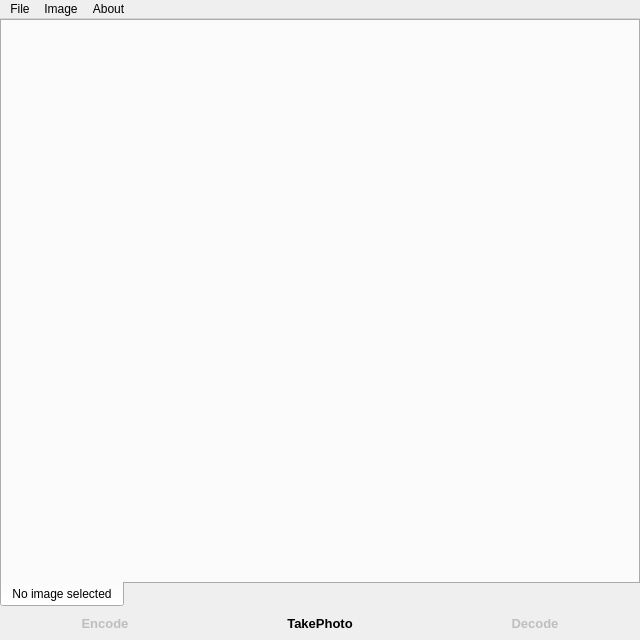
<?xml version="1.0" encoding="UTF-8"?>
<ui version="4.0">
 <class>MainWindow</class>
 <widget class="QMainWindow" name="MainWindow">
  <property name="geometry">
   <rect>
    <x>0</x>
    <y>0</y>
    <width>640</width>
    <height>640</height>
   </rect>
  </property>
  <property name="minimumSize">
   <size>
    <width>325</width>
    <height>350</height>
   </size>
  </property>
  <property name="acceptDrops">
   <bool>true</bool>
  </property>
  <property name="windowTitle">
   <string>HiddenDragon</string>
  </property>
  <property name="windowIcon">
   <iconset resource="../img/hiddendragon.qrc">
    <normaloff>:/icons/linuxzealot.png</normaloff>:/icons/linuxzealot.png</iconset>
  </property>
  <widget class="QWidget" name="centralwidget">
   <layout class="QGridLayout">
    <property name="leftMargin">
     <number>0</number>
    </property>
    <property name="topMargin">
     <number>0</number>
    </property>
    <property name="rightMargin">
     <number>0</number>
    </property>
    <property name="bottomMargin">
     <number>5</number>
    </property>
    <property name="spacing">
     <number>5</number>
    </property>
    <item row="0" column="0" colspan="3">
     <widget class="QTabWidget" name="tabWidget">
      <property name="tabPosition">
       <enum>QTabWidget::South</enum>
      </property>
      <property name="currentIndex">
       <number>0</number>
      </property>
      <property name="elideMode">
       <enum>Qt::ElideNone</enum>
      </property>
      <property name="usesScrollButtons">
       <bool>true</bool>
      </property>
      <widget class="QWidget" name="tab">
       <property name="palette">
        <palette>
         <active>
          <colorrole role="Base">
           <brush brushstyle="SolidPattern">
            <color alpha="255">
             <red>255</red>
             <green>255</green>
             <blue>255</blue>
            </color>
           </brush>
          </colorrole>
         </active>
         <inactive>
          <colorrole role="Base">
           <brush brushstyle="SolidPattern">
            <color alpha="255">
             <red>255</red>
             <green>255</green>
             <blue>255</blue>
            </color>
           </brush>
          </colorrole>
         </inactive>
         <disabled>
          <colorrole role="Base">
           <brush brushstyle="SolidPattern">
            <color alpha="255">
             <red>255</red>
             <green>255</green>
             <blue>255</blue>
            </color>
           </brush>
          </colorrole>
         </disabled>
        </palette>
       </property>
       <attribute name="title">
        <string>No image selected</string>
       </attribute>
       <layout class="QGridLayout">
        <property name="leftMargin">
         <number>0</number>
        </property>
        <property name="topMargin">
         <number>0</number>
        </property>
        <property name="rightMargin">
         <number>0</number>
        </property>
        <property name="bottomMargin">
         <number>0</number>
        </property>
        <property name="spacing">
         <number>0</number>
        </property>
       </layout>
      </widget>
     </widget>
    </item>
    <item row="1" column="0">
     <widget class="QPushButton" name="encodeButton">
      <property name="enabled">
       <bool>false</bool>
      </property>
      <property name="font">
       <font>
        <pointsize>10</pointsize>
        <weight>75</weight>
        <bold>true</bold>
       </font>
      </property>
      <property name="toolTip">
       <string>Encode (Ctrl+E)</string>
      </property>
      <property name="text">
       <string>Encode</string>
      </property>
      <property name="icon">
       <iconset resource="../img/hiddendragon.qrc">
        <normaloff>:/icons/encode.png</normaloff>:/icons/encode.png</iconset>
      </property>
      <property name="iconSize">
       <size>
        <width>88</width>
        <height>88</height>
       </size>
      </property>
      <property name="autoExclusive">
       <bool>true</bool>
      </property>
      <property name="flat">
       <bool>true</bool>
      </property>
     </widget>
    </item>
    <item row="1" column="1">
     <widget class="QPushButton" name="takePhotoButton">
      <property name="enabled">
       <bool>true</bool>
      </property>
      <property name="font">
       <font>
        <pointsize>10</pointsize>
        <weight>75</weight>
        <bold>true</bold>
       </font>
      </property>
      <property name="toolTip">
       <string>TakePhoto (Ctrl+P)</string>
      </property>
      <property name="text">
       <string>TakePhoto</string>
      </property>
      <property name="icon">
       <iconset resource="../img/hiddendragon.qrc">
        <normaloff>:/icons/camera.png</normaloff>:/icons/camera.png</iconset>
      </property>
      <property name="iconSize">
       <size>
        <width>88</width>
        <height>88</height>
       </size>
      </property>
      <property name="autoExclusive">
       <bool>true</bool>
      </property>
      <property name="flat">
       <bool>true</bool>
      </property>
     </widget>
    </item>
    <item row="1" column="2">
     <widget class="QPushButton" name="decodeButton">
      <property name="enabled">
       <bool>false</bool>
      </property>
      <property name="font">
       <font>
        <pointsize>10</pointsize>
        <weight>75</weight>
        <bold>true</bold>
       </font>
      </property>
      <property name="toolTip">
       <string>Decode (Ctrl+D)</string>
      </property>
      <property name="autoFillBackground">
       <bool>false</bool>
      </property>
      <property name="text">
       <string>Decode</string>
      </property>
      <property name="icon">
       <iconset resource="../img/hiddendragon.qrc">
        <normaloff>:/icons/decode.png</normaloff>:/icons/decode.png</iconset>
      </property>
      <property name="iconSize">
       <size>
        <width>88</width>
        <height>88</height>
       </size>
      </property>
      <property name="autoExclusive">
       <bool>true</bool>
      </property>
      <property name="autoDefault">
       <bool>false</bool>
      </property>
      <property name="default">
       <bool>false</bool>
      </property>
      <property name="flat">
       <bool>true</bool>
      </property>
     </widget>
    </item>
   </layout>
  </widget>
  <widget class="QMenuBar" name="menubar">
   <property name="geometry">
    <rect>
     <x>0</x>
     <y>0</y>
     <width>640</width>
     <height>26</height>
    </rect>
   </property>
   <widget class="QMenu" name="menuFile">
    <property name="title">
     <string>File</string>
    </property>
    <addaction name="actionOpen"/>
    <addaction name="actionCloseCurrent"/>
    <addaction name="separator"/>
    <addaction name="actionQuit"/>
   </widget>
   <widget class="QMenu" name="menu">
    <property name="title">
     <string>About</string>
    </property>
    <addaction name="actionAbout"/>
   </widget>
   <widget class="QMenu" name="menuImage">
    <property name="title">
     <string>Image</string>
    </property>
    <addaction name="actionEncode"/>
    <addaction name="actionDecode"/>
    <addaction name="actionTakePhoto"/>
   </widget>
   <addaction name="menuFile"/>
   <addaction name="menuImage"/>
   <addaction name="menu"/>
  </widget>
  <action name="actionAbout">
   <property name="icon">
    <iconset>
     <normaloff>:/menu/img/about.png</normaloff>:/menu/img/about.png</iconset>
   </property>
   <property name="text">
    <string>About</string>
   </property>
   <property name="shortcut">
    <string>F1</string>
   </property>
  </action>
  <action name="actionQuit">
   <property name="icon">
    <iconset>
     <normaloff>:/menu/img/quit.png</normaloff>:/menu/img/quit.png</iconset>
   </property>
   <property name="text">
    <string>Quit</string>
   </property>
   <property name="shortcut">
    <string>Ctrl+Q</string>
   </property>
  </action>
  <action name="actionOpen">
   <property name="enabled">
    <bool>true</bool>
   </property>
   <property name="icon">
    <iconset>
     <normaloff>:/menu/img/open.png</normaloff>:/menu/img/open.png</iconset>
   </property>
   <property name="text">
    <string>Open</string>
   </property>
   <property name="shortcut">
    <string>Ctrl+O</string>
   </property>
  </action>
  <action name="actionCloseCurrent">
   <property name="enabled">
    <bool>false</bool>
   </property>
   <property name="icon">
    <iconset>
     <normaloff>:/menu/img/close.png</normaloff>:/menu/img/close.png</iconset>
   </property>
   <property name="text">
    <string>Close current</string>
   </property>
   <property name="shortcut">
    <string>Ctrl+W</string>
   </property>
  </action>
  <action name="actionCopy">
   <property name="enabled">
    <bool>false</bool>
   </property>
   <property name="icon">
    <iconset>
     <normaloff>:/menu/img/copy.png</normaloff>:/menu/img/copy.png</iconset>
   </property>
   <property name="text">
    <string>Copy</string>
   </property>
   <property name="shortcut">
    <string>Ctrl+C</string>
   </property>
  </action>
  <action name="actionPaste">
   <property name="enabled">
    <bool>true</bool>
   </property>
   <property name="icon">
    <iconset>
     <normaloff>:/menu/img/paste.png</normaloff>:/menu/img/paste.png</iconset>
   </property>
   <property name="text">
    <string>Paste</string>
   </property>
   <property name="shortcut">
    <string>Ctrl+V</string>
   </property>
  </action>
  <action name="actionPreferences">
   <property name="icon">
    <iconset>
     <normaloff>:/menu/img/settings.png</normaloff>:/menu/img/settings.png</iconset>
   </property>
   <property name="text">
    <string>Preferences</string>
   </property>
   <property name="shortcut">
    <string>F3</string>
   </property>
  </action>
  <action name="actionTakePhoto">
   <property name="enabled">
    <bool>false</bool>
   </property>
   <property name="icon">
    <iconset resource="../img/hiddendragon.qrc">
     <normaloff>:/icons/camera.png</normaloff>:/icons/camera.png</iconset>
   </property>
   <property name="text">
    <string>Take Photo</string>
   </property>
   <property name="shortcut">
    <string>Ctrl+P</string>
   </property>
  </action>
  <action name="actionEncode">
   <property name="enabled">
    <bool>false</bool>
   </property>
   <property name="icon">
    <iconset resource="../img/hiddendragon.qrc">
     <normaloff>:/icons/encode.png</normaloff>:/icons/encode.png</iconset>
   </property>
   <property name="text">
    <string>Encode</string>
   </property>
   <property name="shortcut">
    <string>Ctrl+E</string>
   </property>
  </action>
  <action name="actionDecode">
   <property name="enabled">
    <bool>false</bool>
   </property>
   <property name="icon">
    <iconset resource="../img/hiddendragon.qrc">
     <normaloff>:/icons/decode.png</normaloff>:/icons/decode.png</iconset>
   </property>
   <property name="text">
    <string>Decode</string>
   </property>
   <property name="shortcut">
    <string>Ctrl+D</string>
   </property>
  </action>
 </widget>
 <resources>
  <include location="../img/hiddendragon.qrc"/>
 </resources>
 <connections>
  <connection>
   <sender>actionQuit</sender>
   <signal>triggered()</signal>
   <receiver>MainWindow</receiver>
   <slot>close()</slot>
   <hints>
    <hint type="sourcelabel">
     <x>-1</x>
     <y>-1</y>
    </hint>
    <hint type="destinationlabel">
     <x>399</x>
     <y>299</y>
    </hint>
   </hints>
  </connection>
 </connections>
</ui>
